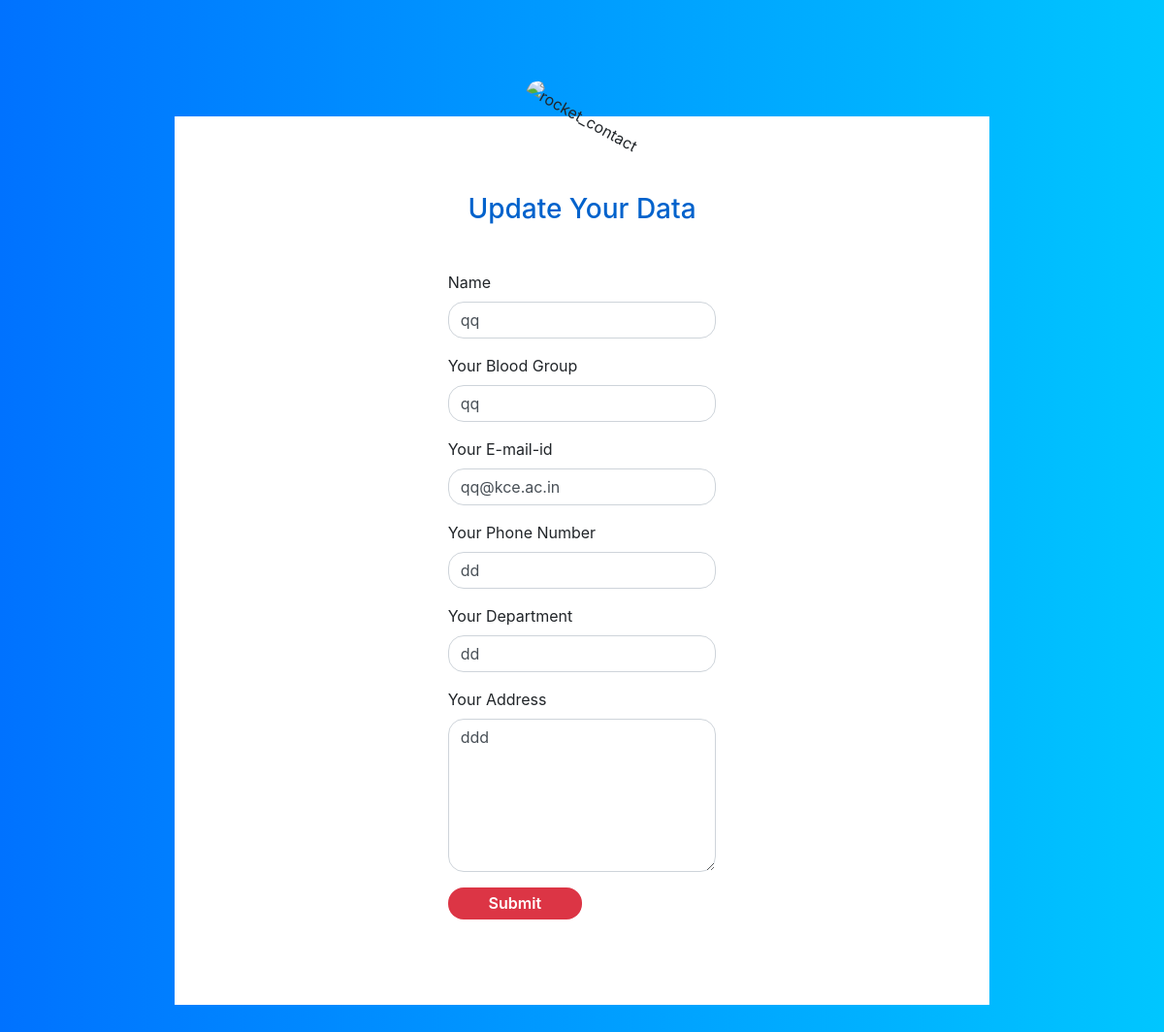
Page /list/edit/13 on the committed database.
### studentdetials/models.py (models this page shows)
class studentdb(models.Model):
    fullname = models.CharField(max_length=100)
    blood = models.CharField(max_length=100)
    email = models.CharField(max_length=100)
    phone = models.CharField(max_length=100)
    department = models.CharField(max_length=100)
    address = models.CharField(max_length=100)

### studentdetials/views.py (the view)
# urls.py: path('list/edit/<int:id>', views.studentupdate, name='studentupdate'),
def studentupdate(request, id):
    mymember = studentdb.objects.get(id=id)
    template = loader.get_template('update.html')
    context = {
        'mymember': mymember,
    }
    return HttpResponse(template.render(context, request))

### studentdetials/templates/update.html (shortened to what this page needs)
<!DOCTYPE html>
<html lang="en">
    {% load static %}
<head>
    <link href="//maxcdn.bootstrapcdn.com/bootstrap/4.1.1/css/bootstrap.min.css" rel="stylesheet" id="bootstrap-css">
    <link rel="stylesheet" href="{% static '/css/updatestyle.css' %}">
</head>
<body>
    <div class="container contact-form">
        <div class="contact-image">
            <img src="https://image.ibb.co/kUagtU/rocket_contact.png" alt="rocket_contact" />
        </div>
        <form action='updaterecord/{{ mymember.id }}' method="POST">
            <h3>Update Your Data</h3>
            <div class="row justify-content-center">
                <div class="col-md-6">
                    <div class="form-group">
                        <label>Name</label>
                        <input type="text" name="name" class="form-control"  value="{{ mymember.fullname }}"/>
                    </div>
                    <div class="form-group">
                        <label>Your Blood Group</label>
                        <input type="text" name="blood" class="form-control" value="{{ mymember.blood }}" />
                    </div>
                    <div class="form-group">
                        <label>Your E-mail-id</label>
                        <input type="text" name="email" class="form-control" value="{{ mymember.email }}"/>
                    </div>
                    <div class="form-group">
                        <label>Your Phone Number</label>
                        <input type="text" name="phone" class="form-control" value="{{ mymember.phone }}" />
                    </div>
                    <div class="form-group">
                        <label>Your Department</label>
                        <input type="text" name="department" class="form-control" value="{{ mymember.department }}" />
                    </div>
                    <div class="form-group">
                        <label>Your Address</label>
                        <textarea class="form-control" name="address" id="" cols="42" rows="6">{{ mymember.address }}</textarea>
                    </div>
                    <div class="form-group">
                        <input type="submit" name="btnSubmit" class="btnContact" value="Submit" />
                    </div>
                </div>
            </div>
        </form>
    </div>
</body>
</html>

### static/css/updatestyle.css (style rules this page uses)
body { background: -webkit-linear-gradient(left, #0072ff, #00c6ff); }
.contact-form { background: #fff; margin-top: 10%; margin-bottom: 5%; width: 70%; }
.contact-form .form-control { border-radius: 1rem; }
.contact-image { text-align: center; }
.contact-image img { border-radius: 6rem; width: 11%; margin-top: -3%; transform: rotate(29deg); }
.contact-form form { padding: 14%; }
.contact-form form .row { margin-bottom: -7%; }
.contact-form h3 { margin-bottom: 8%; margin-top: -10%; text-align: center; color: #0062cc; }
.contact-form .btnContact { width: 50%; border: none; border-radius: 1rem; padding: 1.5%; background: #dc3545; font-weight: 600; color: #fff; cursor: pointer; }

### rows in the picture
studentdb: name "qq", blood "qq", email "qq@kce.ac.in", phone "dd", department "dd", address "ddd"
